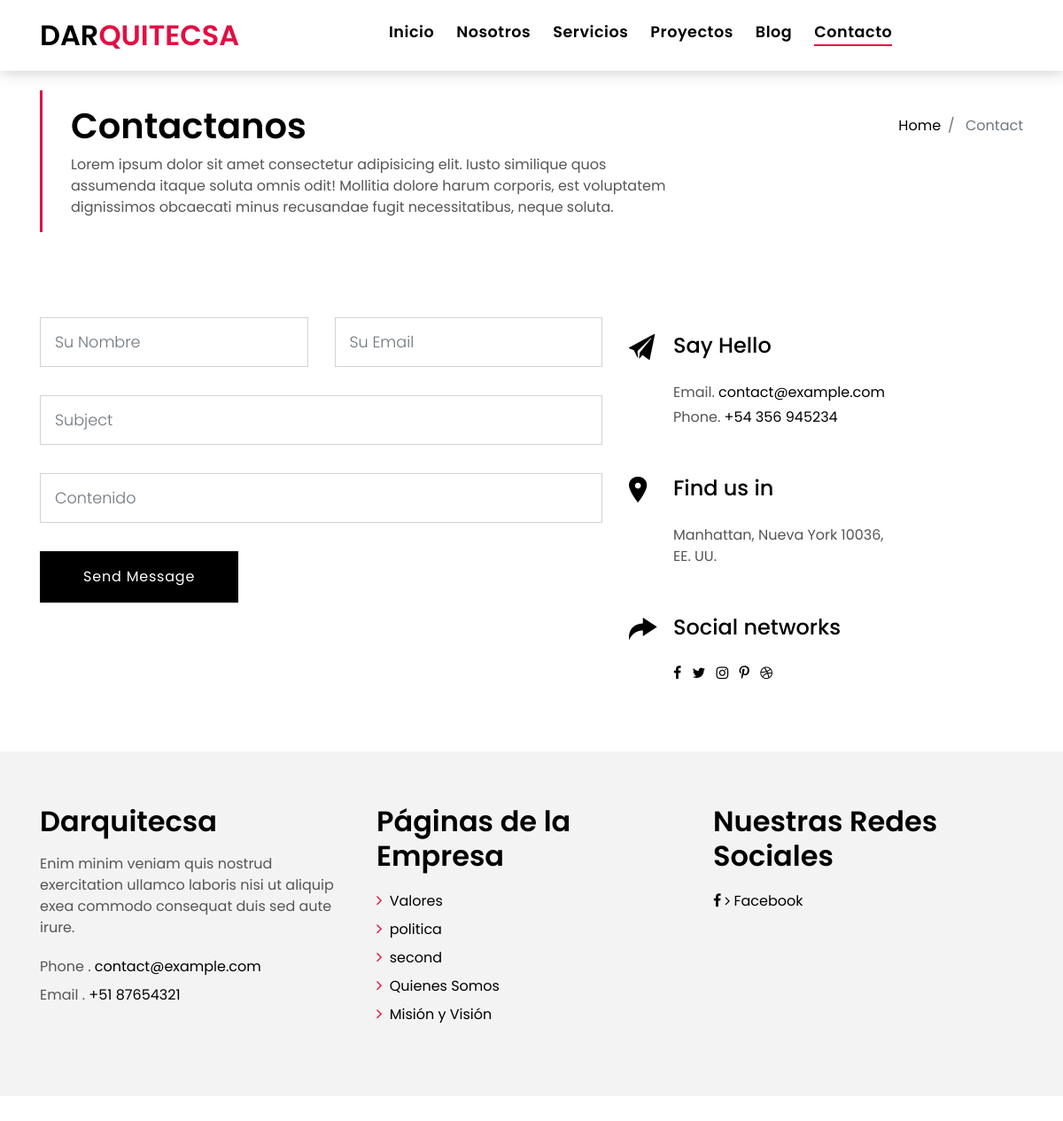
Page /contact/ on the committed database.
### pages/models.py (models this page shows, shortened)
class Page(models.Model):
    title=models.CharField(verbose_name='Título', max_length=200)
    content=RichTextField(verbose_name='Contenido')
    order=models.SmallIntegerField(verbose_name='Orden', default=0)
    created=models.DateTimeField(auto_now_add=True, verbose_name='Fecha de Creación')
    updated=models.DateTimeField(auto_now=True, verbose_name='Fecha de Edición')
    class Meta:
        verbose_name='página'
        verbose_name_plural='páginas'
        ordering=['order','title']

### contact/views.py (the view, shortened to what this page needs)
# urls.py: path('', views.contact, name='contact'),
def contact(request):
    contact_form=ContactFrom()
    return render(request, 'contact/contact.html', {'form':contact_form})

### contact/templates/contact/contact.html (shortened to what this page needs)
{% extends 'core/base.html' %}
{% load static %}
{% block content %}
  <section class="intro-single" style="margin-top: -90px;">
    <div class="container">
      <div class="row">
        <div class="col-md-12 col-lg-8">
          <div class="title-single-box">
            <h1 class="title-single">Contactanos</h1>
            <span class="color-text-a">Lorem ipsum dolor sit amet consectetur adipisicing elit. Iusto similique quos assumenda itaque soluta omnis odit! Mollitia dolore harum corporis, est voluptatem dignissimos obcaecati minus recusandae fugit necessitatibus, neque soluta.</span>
          </div>
        </div>
        <div class="col-md-12 col-lg-4">
          <nav aria-label="breadcrumb" class="breadcrumb-box d-flex justify-content-lg-end">
            <ol class="breadcrumb">
              <li class="breadcrumb-item">
                <a href="">Home</a>
              </li>
              <li class="breadcrumb-item active" aria-current="page">
                Contact
              </li>
            </ol>
          </nav>
        </div>
      </div>
    </div>
  </section>
  <section class="contact">
    <div class="container">
      <div class="row">
        <div class="col-sm-12 section-t8">
          <div class="row">
            <div class="col-md-7">
            <form class="form-a contactForm" action="" method="POST" role="form">
                <div class="row">
                  <div class="col-md-6 mb-3">
                    <div class="form-group">
                      {{form.name}}
                    </div>
                  </div>
                  <div class="col-md-6 mb-3">
                    <div class="form-group">
                      {{form.email}}
                    </div>
                  </div>
                  <div class="col-md-12 mb-3">
                    <div class="form-group">
                      <input type="url" name="subject" class="form-control form-control-lg form-control-a" placeholder="Subject" data-rule="minlen:4" data-msg="Please enter at least 8 chars of subject">
                    </div>
                  </div>
                  <div class="col-md-12 mb-3">
                    <div class="form-group">
                    {{form.content}}
                    </div>
                  </div>
                  <div class="col-md-12">
                    <button type="submit" class="btn btn-a">Send Message</button>
                  </div>
                </div>
              </form>
            </div>
            <div class="col-md-5 section-md-t3">
              <div class="icon-box section-b2">
                <div class="icon-box-icon">
                  <span class="ion-ios-paper-plane"></span>
                </div>
                <div class="icon-box-content table-cell">
                  <div class="icon-box-title">
                    <h4 class="icon-title">Say Hello</h4>
                  </div>
                  <div class="icon-box-content">
                    <p class="mb-1">Email.
                      <span class="color-a">contact@example.com</span>
                    </p>
                    <p class="mb-1">Phone.
                      <span class="color-a">+54 356 945234</span>
                    </p>
                  </div>
                </div>
              </div>
              <div class="icon-box section-b2">
                <div class="icon-box-icon">
                  <span class="ion-ios-pin"></span>
                </div>
                <div class="icon-box-content table-cell">
                  <div class="icon-box-title">
                    <h4 class="icon-title">Find us in</h4>
                  </div>
                  <div class="icon-box-content">
                    <p class="mb-1">
                      Manhattan, Nueva York 10036,
                      <br> EE. UU.
                    </p>
                  </div>
                </div>
              </div>
              <div class="icon-box">
                <div class="icon-box-icon">
                  <span class="ion-ios-redo"></span>
                </div>
                <div class="icon-box-content table-cell">
                  <div class="icon-box-title">
                    <h4 class="icon-title">Social networks</h4>
                  </div>
                  <div class="icon-box-content">
                    <div class="socials-footer">
                      <ul class="list-inline">
                        <li class="list-inline-item">
                          <a href="#" class="link-one">
                            <i class="fa fa-facebook" aria-hidden="true"></i>
                          </a>
                        </li>
                        <li class="list-inline-item">
                          <a href="#" class="link-one">
                            <i class="fa fa-twitter" aria-hidden="true"></i>
                          </a>
                        </li>
                        <li class="list-inline-item">
                          <a href="#" class="link-one">
                            <i class="fa fa-instagram" aria-hidden="true"></i>
                          </a>
                        </li>
                        <li class="list-inline-item">
                          <a href="#" class="link-one">
                            <i class="fa fa-pinterest-p" aria-hidden="true"></i>
                          </a>
                        </li>
                        <li class="list-inline-item">
                          <a href="#" class="link-one">
                            <i class="fa fa-dribbble" aria-hidden="true"></i>
                          </a>
                        </li>
                      </ul>
                    </div>
                  </div>
                </div>
              </div>
            </div>
          </div>
        </div>
      </div>
    </div>
  </section>
{% endblock %}

### core/templates/core/base.html (shortened to what this page needs)
<!DOCTYPE html>
<html lang="en">
<head>
  {% load static %}
  <link href="{% static 'core/lib/bootstrap/css/bootstrap.min.css' %}" rel="stylesheet">
  <link href="{% static 'core/lib/font-awesome/css/font-awesome.min.css' %}" rel="stylesheet">
  <link href="{% static 'core/lib/animate/animate.min.css' %}" rel="stylesheet">
  <link href="{% static 'core/lib/ionicons/css/ionicons.min.css' %}" rel="stylesheet">
  <link href="{% static 'core/lib/owlcarousel/assets/owl.carousel.min.css' %}" rel="stylesheet">
  <link href="{% static 'core/css/services.css' %}" rel="stylesheet">
  <link href="{% static 'core/css/style.css' %}" rel="stylesheet">
  <link href="{% static 'core/css/banner.css' %}" rel="stylesheet">
</head>
<body class="home-page">
  <nav class="navbar navbar-default navbar-trans navbar-expand-lg fixed-top">
    <div class="container">
      <a class="navbar-brand text-brand" href="{% url 'home' %}">DAR<span class="color-b">QUITECSA</span></a>
      <div class="navbar-collapse collapse justify-content-center" id="navbarDefault">
        <ul class="navbar-nav">
          <li class="nav-item">
            <a class="nav-link {% if request.path == '/' %}active{% endif %}" href="{% url 'home' %}">Inicio</a>
          </li>
          <li class="nav-item">
            <a class="nav-link {% if request.path == '/about/' %}active{% endif %}" href="{% url 'about' %}">Nosotros</a>
          </li>
          <li class="nav-item">
            <a class="nav-link {% if request.path == '/services/' %}active{% endif %}" href="{% url 'services' %}">Servicios</a>
          </li>
          <li class="nav-item">
            <a class="nav-link {% if request.path == '/projects/' %}active{% endif %}" href="{% url 'projects' %}">Proyectos</a>
          </li>
          <li class="nav-item">
            <a class="nav-link {% if request.path|slice:":6" == '/blog/' %}active{% endif %}" href="{% url 'blog' %}">Blog</a>
          </li>
          <li class="nav-item">
            <a class="nav-link {% if request.path == '/contact/' %}active{% endif %}" href="{% url 'contact' %}">Contacto</a>
          </li>
        </ul>
      </div>
    </div>
  </nav>
{% block content %}{% endblock %}
  <section class="section-footer">
    <div class="container">
      <div class="row">
        <div class="col-sm-12 col-md-4">
          <div class="widget-a">
            <div class="w-header-a">
              <h3 class="w-title-a text-brand">Darquitecsa</h3>
            </div>
            <div class="w-body-a">
              <p class="w-text-a color-text-a">
                Enim minim veniam quis nostrud exercitation ullamco laboris nisi ut aliquip exea commodo consequat duis
                sed aute irure.
              </p>
            </div>
            <div class="w-footer-a">
              <ul class="list-unstyled">
                <li class="color-a">
                  <span class="color-text-a">Phone .</span> contact@example.com</li>
                <li class="color-a">
                  <span class="color-text-a">Email .</span> +51 87654321</li>
              </ul>
            </div>
          </div>
        </div>
        <div class="col-sm-12 col-md-4 section-md-t3">
          <div class="widget-a">
            <div class="w-header-a">
              <h3 class="w-title-a text-brand">Páginas de la Empresa</h3>
            </div>
            <div class="w-body-a">
              <div class="w-body-a">
                <ul class="list-unstyled">
                  <li class="item-list-a">
                    {% load pages_extras %}
                    {% get_page_list as page_list%}
                    {% for page in page_list%}
                    <i class="fa fa-angle-right"></i> <a href="{% url 'page' page.id page.title|slugify %}">{{page.title}}</a>{% if not forloop.last %}<br/>{% endif %}
                    {% endfor %}
                  </li>
                </ul>
              </div>
            </div>
          </div>
        </div>
        <div class="col-sm-12 col-md-4 section-md-t3">
          <div class="widget-a">
            <div class="w-header-a">
              <h3 class="w-title-a text-brand">Nuestras Redes Sociales</h3>
            </div>
            <div class="w-body-a">
              <ul class="list-unstyled">
                {% if LINK_FACEBOOK %}
                <li class="list-inline-item">
                  <a href="{{LINK_FACEBOOK}}">
                    <i class="fa fa-facebook" aria-hidden="true"></i>
                    <i class="fa fa-angle-right"></i> <a href="#">Facebook</a>
                  </a>
                </li>
              {% endif %}
              </ul>
            </div>
          </div>
        </div>
      </div>
    </div>
  </section>
  <footer>
  </footer>
</body>
</html>

### rows in the picture
Page: title "Valores"
Page: title "politica"
Page: title "second"
Page: title "Quienes Somos"
Page: title "Misión y Visión"
